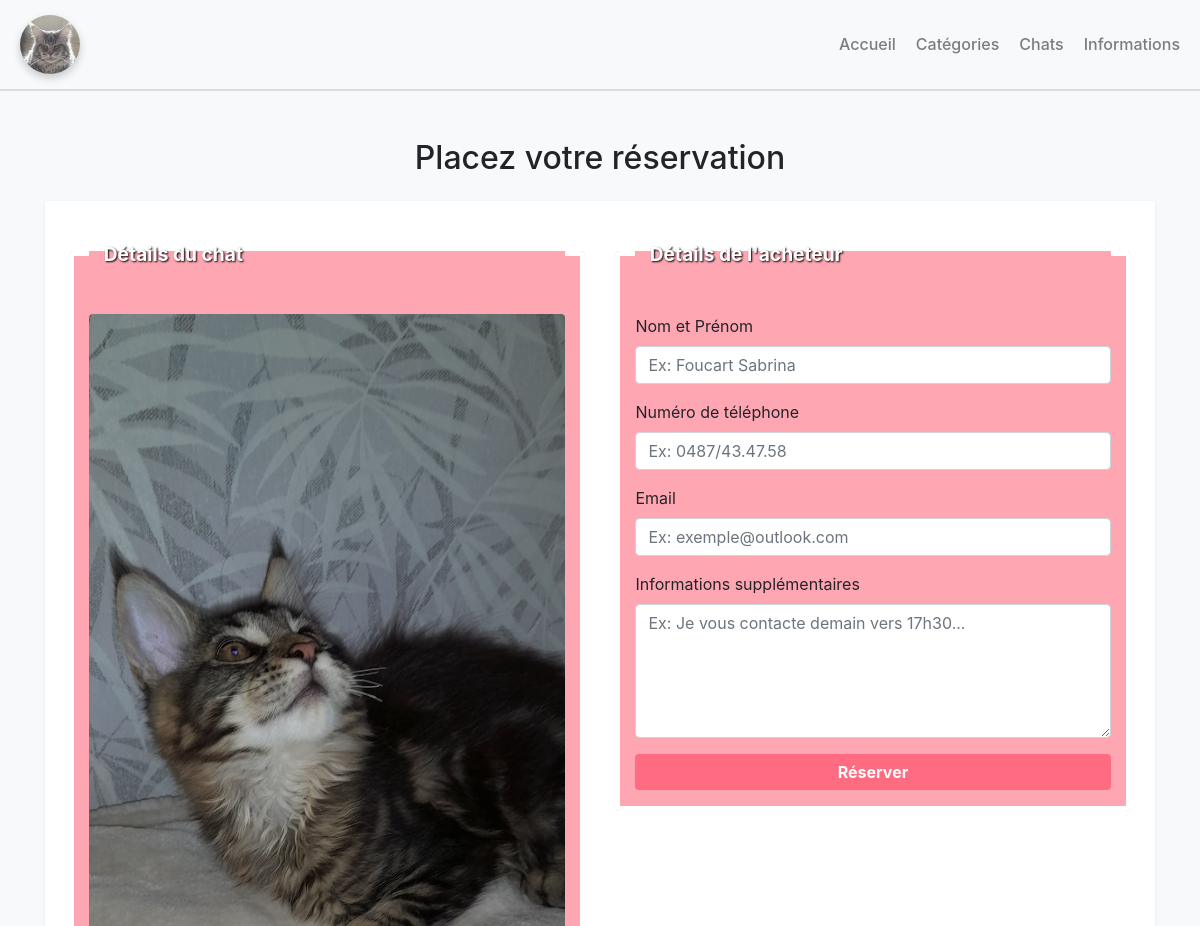
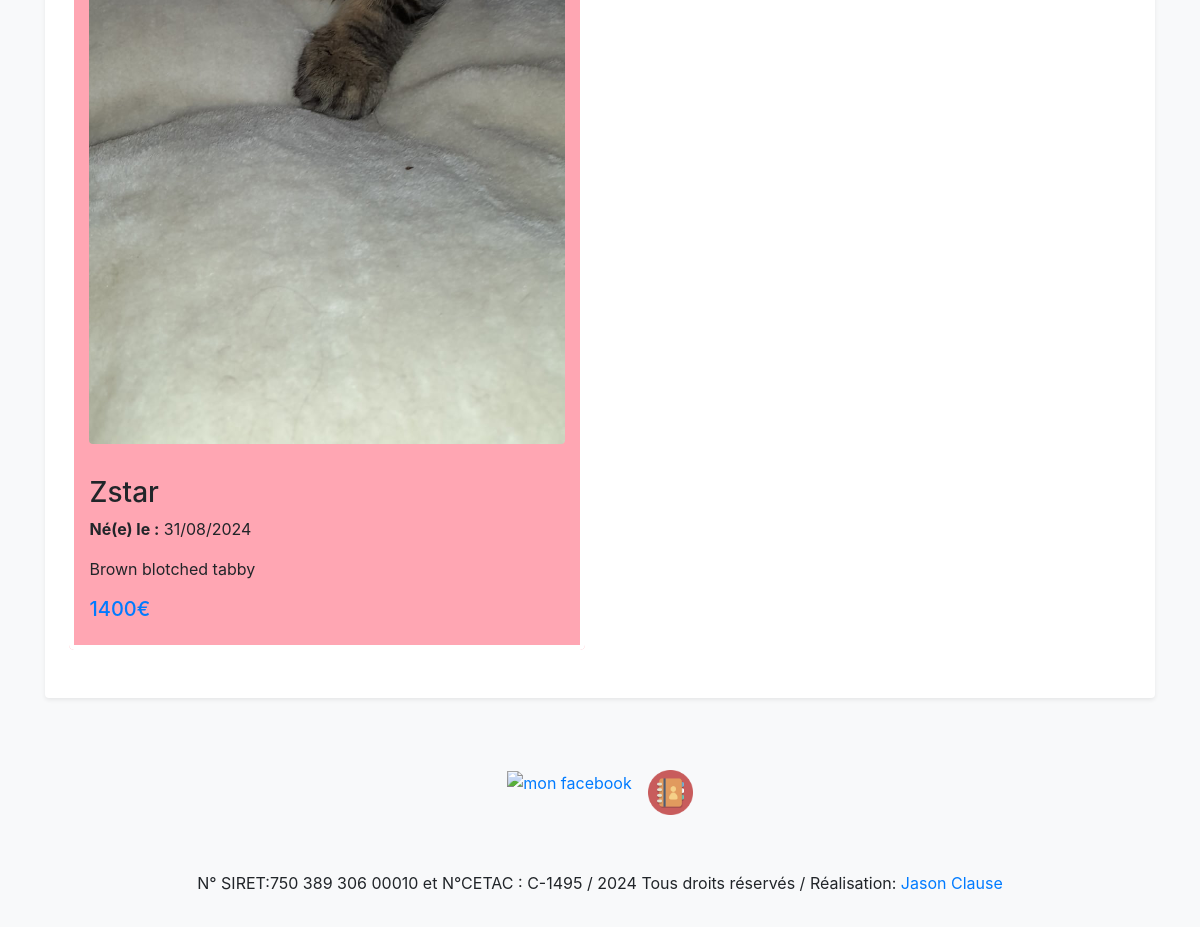
/commande.php?chat_id=5, run on the app's committed database (2 pictures, top to bottom).
### tables this page shows
create table if not exists `grL_Chat`(
  `id` int unsigned not null auto_increment,
  `nom` varchar(50) not null,
  `description` text not null,
  `dateNaissance` date not null,
  `prix` smallint unsigned,
  `nom_image` varchar(255) not null,
  `categorie_id` smallint unsigned not null,
  `status` enum('disponible', 'réservé', 'adopté', 'reproduction') default 'disponible',
  `featured` boolean not null,
  `active` boolean not null,

  primary key(`id`),
  foreign key (`categorie_id`) references `grL_Categorie`(`id`)
);

### commande.php (the view, shortened to what this page needs)
<?php
include('partials-front/menu.php');
?>
<?php
$chat_id = $_GET['chat_id'];
if(isset($chat_id)) {
    $sql = "SELECT * FROM grL_Chat WHERE id=$chat_id AND active=1 AND (status='disponible' OR status='réservé')";
    $res = mysqli_query($conn, $sql);
    $count = mysqli_num_rows($res);
    if($count == 1) {
        $row = mysqli_fetch_assoc($res);
        $nom = $row['nom'];
        $prix = $row['prix'];
        $description = $row['description'];
        $dateNaissance = date("d/m/Y", strtotime($row['dateNaissance']));
        $nom_image = $row['nom_image'];
    } else {
        header('location:'.SITEURL.'accueil.php');
        exit();
    }
} else {
    header('location:'.SITEURL.'accueil.php');
    exit();
}
?>
<section class="py-5 bg-light">
    <div class="container">
        <h2 class="text-center mb-4">Placez votre réservation</h2>
        <form action="" method="POST" class="bg-white p-4 rounded shadow-sm">
            <div class="row">
                <div class="col-md-6">
                    <fieldset class="mb-4">
                        <legend class="mb-3">Détails du chat</legend>
                        <div class="mb-3">
                            <?php if($nom_image != ""): ?>
                                <img src="<?php echo SITEURL; ?>images/chats/<?php echo $nom_image; ?>" class="img-fluid rounded mb-3" alt="<?php echo $nom; ?>">
                            <?php else: ?>
                                <div class="alert alert-danger">Pas d'image disponible pour ce chat.</div>
                            <?php endif; ?>
                        </div>
                        <h3><?php echo $nom; ?></h3>
                        <p><strong>Né(e) le :</strong> <?php echo $dateNaissance; ?></p>
                        <p><?php echo $description; ?></p>
                        <p class="text-primary h5"><?php echo $prix; ?>€</p>
                    </fieldset>
                </div>
                <div class="col-md-6">
                    <fieldset class="mb-4">
                        <legend class="mb-3">Détails de l'acheteur</legend>
                        <div class="form-group mb-3">
                            <label for="full-name">Nom et Prénom</label>
                            <input type="text" id="full-name" name="full-name" placeholder="Ex: Foucart Sabrina" class="form-control" required>
                        </div>
                        <div class="form-group mb-3">
                            <label for="contact">Numéro de téléphone</label>
                            <input type="tel" id="contact" name="contact" placeholder="Ex: 0487/43.47.58" class="form-control" required>
                        </div>
                        <div class="form-group mb-3">
                            <label for="email">Email</label>
                            <input type="email" id="email" name="email" placeholder="Ex: exemple@outlook.com" class="form-control" required>
                        </div>
                        <div class="form-group mb-3">
                            <label for="message">Informations supplémentaires</label>
                            <textarea id="message" name="message" rows="5" placeholder="Ex: Je vous contacte demain vers 17h30..." class="form-control"></textarea>
                        </div>
                        <button type="submit" name="submit" class="btn btn-primary btn-block">Réserver</button>
                    </fieldset>
                </div>
            </div>
        </form>
    </div>
</section>
<?php include('partials-front/footer.php'); ?>

### css/style.css (style rules this page uses)
fieldset { border: 5px solid white; padding: 3%; border-radius: 5px; background-color: rgba(255, 107, 129, 0.6); width: 100%; }
legend { color: white; text-shadow: 1px 1px 2px black; font-weight: bold; padding: 3%; font-size: larger; }
.btn-primary { background-color: #ff6b81; border: none; color: white; font-weight: bold; }

### data on the page
grl_chat: nom_image+nom (picture), nom "Zstar", dateNaissance "31/08/2024", description "Brown blotched tabby", prix "1400"
